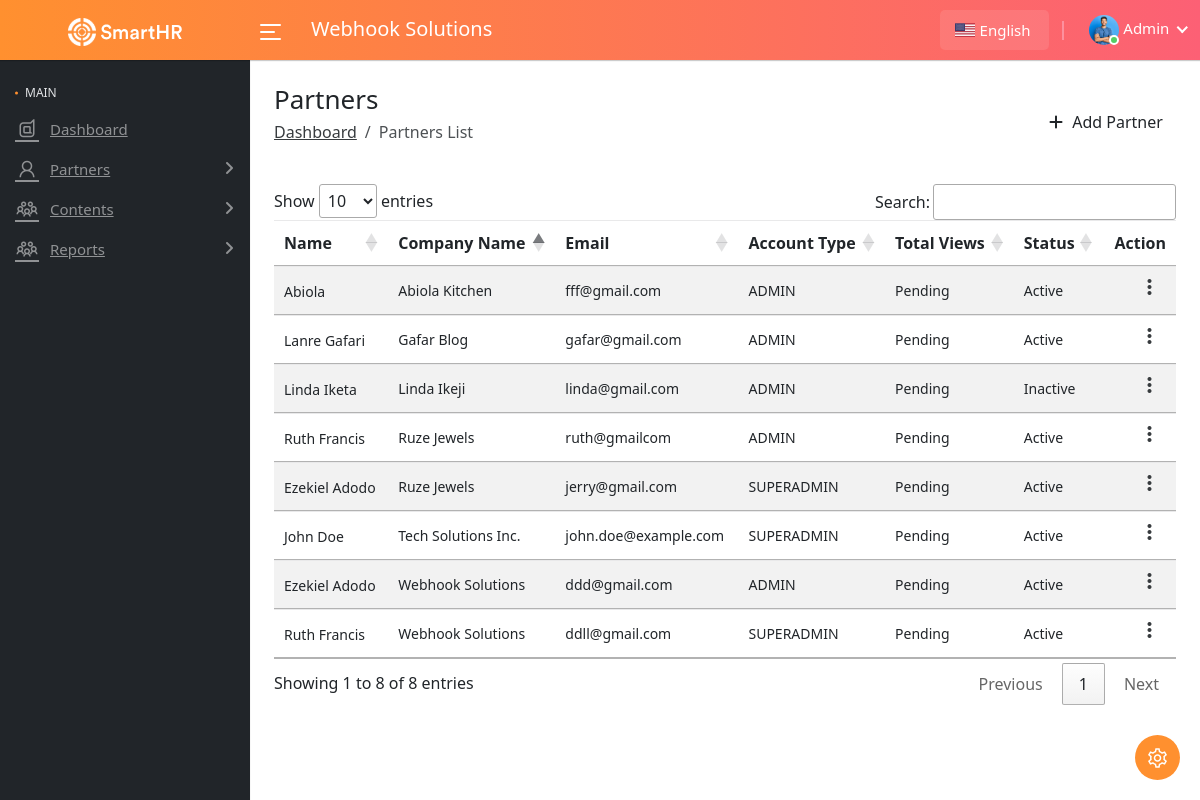
Screenshot of /all-partners-list.php (signed in) with the database file from the repository.
### tables this page shows
CREATE TABLE `partners` (
  `id` int(11) NOT NULL,
  `name` varchar(255) DEFAULT NULL,
  `company_name` varchar(255) DEFAULT NULL,
  `email` varchar(255) DEFAULT NULL,
  `password` varchar(1000) DEFAULT NULL,
  `rawp` varchar(1000) DEFAULT NULL,
  `account_type` varchar(50) DEFAULT NULL,
  `phone_number` varchar(20) DEFAULT NULL,
  `address` text DEFAULT NULL,
  `website` varchar(255) DEFAULT NULL,
  `social_media_links` text DEFAULT NULL,
  `bio` text DEFAULT NULL,
  `intro_video` varchar(500) DEFAULT NULL,
  `intro_video_thumbnail` varchar(255) DEFAULT NULL,
  `video_thumbnail` varchar(1000) DEFAULT NULL,
  `logo` varchar(500) DEFAULT NULL,
  `profile_image` varchar(255) DEFAULT NULL,
  `status` varchar(50) DEFAULT NULL,
  `created_at` timestamp NOT NULL DEFAULT current_timestamp(),
  `updated_at` timestamp NOT NULL DEFAULT current_timestamp() ON UPDATE current_timestamp(),
  `partner_id` varchar(255) DEFAULT NULL,
  `partner_directory` varchar(255) DEFAULT NULL,
  `subcode` varchar(255) DEFAULT NULL,
  `productname` varchar(255) DEFAULT NULL,
  `replymessage` varchar(255) DEFAULT NULL,
  `price` int(11) DEFAULT NULL,
  `validity` int(11) DEFAULT NULL
);

### all-partners-list.php (the view, shortened to what this page needs)
<?php include 'header.php';?>
<?php include 'sidebar.php';?>
<div class="page-wrapper">
<div class="content container-fluid pb-0">
<div class="page-header">
<div class="row align-items-center">
<div class="col">
<h3 class="page-title">Partners</h3>
<ul class="breadcrumb">
<li class="breadcrumb-item"><a href="admin-dashboard.html">Dashboard</a></li>
<li class="breadcrumb-item active">Partners List</li>
</ul>
</div>
<div class="col-auto float-end ms-auto">
<?php
            if (isAccountType($_SESSION['accountType'])) {
                echo '<a href="add-partner.php" class="btn add-btn" data-bs-target="#add_employee"><i class="fa-solid fa-plus"></i> Add Partner</a>';
            }
?>
</div>
</div>
</div>
<div class="row">
<div class="col-md-12">
<div class="table-responsive">
<table id="employeeTable" class="table table-striped custom-table datatable">
    <thead>
        <tr>
            <th>Name</th>
            <th>Company Name</th>
            <th>Email</th>
            <th>Account Type</th>
            <th>Total Views</th>
            <th>Status</th>
            <th class="text-end no-sort">Action</th>
        </tr>
    </thead>
    <tbody>
        <?php if ($fetchallpartners->num_rows > 0): ?>
            <?php while($row = $fetchallpartners->fetch_assoc()): ?>
                <tr>
                    <td>
                        <h2 class="table-avatar">
                            <?php echo htmlspecialchars($row['name']); ?></a>
                        </h2>
                    </td>
                    <td><?php echo htmlspecialchars($row['company_name']); ?></td>
                    <td><?php echo htmlspecialchars($row['email']); ?></td>
                    <td><?php echo htmlspecialchars($row['account_type']); ?></td>
                    <td>Pending</td>
                    <td><?php echo htmlspecialchars($row['status']); ?></td>
                    <td class="text-end">
                        <div class="dropdown dropdown-action">
                            <a href="#" class="action-icon dropdown-toggle" data-bs-toggle="dropdown" aria-expanded="false"><i class="material-icons">more_vert</i></a>
                        </div>
                    </td>
                </tr>
            <?php endwhile; ?>
        <?php else: ?>
            <tr>
                <td colspan="6">No Partner found</td>
            </tr>
        <?php endif; ?>
    </tbody>
</table>
</div>
</div>
</div>
</div>
</div>
</div>
<div class="settings-icon">
<span data-bs-toggle="offcanvas" data-bs-target="#theme-settings-offcanvas" aria-controls="theme-settings-offcanvas"><i class="las la-cog"></i></span>
</div>
</body>
</html>

### assets/css/material.css (style rules this page uses)
.material-icons { font-family:material icons;font-weight:400;font-style:normal;font-size:24px;line-height:1;letter-spacing:normal;text-transform:none;display:inline-block;white-space:nowrap;word-wrap:normal;direction:ltr;-webkit-font-smoothing:antialiased }

### header.php (style rules this page uses)
.table-avatar { display: flex; align-items: center; }

### rows the page displays
partners: name "John Doe", company_name "Tech Solutions Inc.", email "john.doe@example.com", account_type "SUPERADMIN", status "Active"
partners: name "Ezekiel Adodo", company_name "Webhook Solutions", email "ddd@gmail.com", account_type "ADMIN", status "Active"
partners: name "Linda Iketa", company_name "Linda Ikeji", email "linda@gmail.com", account_type "ADMIN", status "Inactive"
partners: name "Ruth Francis", company_name "Ruze Jewels", email "ruth@gmailcom", account_type "ADMIN", status "Active"
partners: name "Lanre Gafari", company_name "Gafar Blog", email "gafar@gmail.com", account_type "ADMIN", status "Active"
partners: name "Ruth Francis", company_name "Webhook Solutions", email "ddll@gmail.com", account_type "SUPERADMIN", status "Active"
partners: name "Ezekiel Adodo", company_name "Ruze Jewels", email "jerry@gmail.com", account_type "SUPERADMIN", status "Active"
partners: name "Abiola", company_name "Abiola Kitchen", email "fff@gmail.com", account_type "ADMIN", status "Active"
